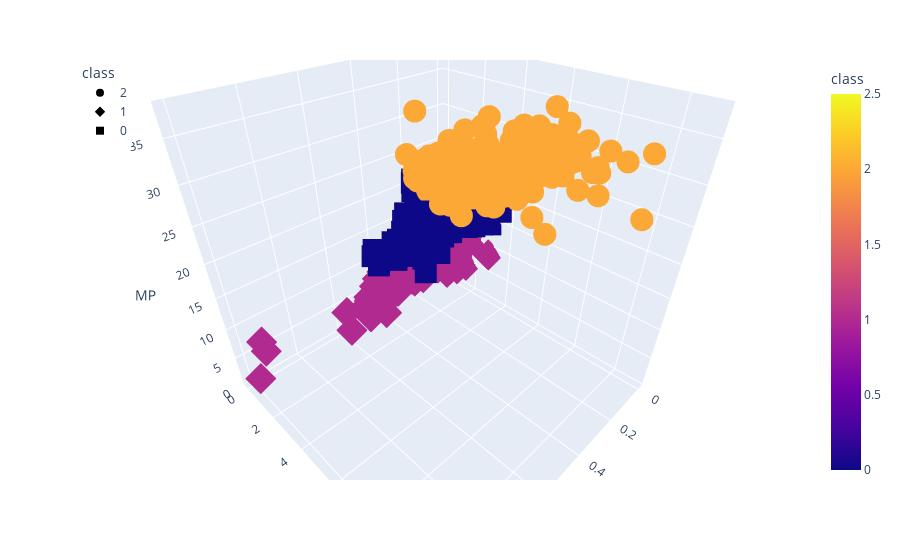

This figure's notebook cell:
### Code cell
# Now I'm creating the new Model
fig = px.scatter_3d(
    three_clusters,
    x="3P%",
    y="FG",
    z="MP",
    color="class",
    symbol="class",
    width=1000,
)
fig.update_layout(legend=dict(x=0, y=1))
fig.show()

### Figure 1 — Plotly figure (JSON) as saved in the notebook; plotly's stock layout.template omitted (floating-point values rounded to 4 significant figures; data arrays with more than 128 entries replaced by an {"elided": "..."} marker saying what was removed)
{"data": [{"hovertemplate": "class=%{marker.color}<br>3P%=%{x}<br>FG=%{y}<br>MP=%{z}<extra></extra>", "legendgroup": "2", "marker": {"color": {"elided": "168 int values"}, "coloraxis": "coloraxis", "symbol": "circle"}, "mode": "markers", "name": "2", "scene": "scene", "showlegend": true, "type": "scatter3d", "x": {"elided": "168 float values"}, "y": {"elided": "168 float values"}, "z": {"elided": "168 float values"}}, {"hovertemplate": "class=%{marker.color}<br>3P%=%{x}<br>FG=%{y}<br>MP=%{z}<extra></extra>", "legendgroup": "1", "marker": {"color": {"elided": "169 int values"}, "coloraxis": "coloraxis", "symbol": "diamond"}, "mode": "markers", "name": "1", "scene": "scene", "showlegend": true, "type": "scatter3d", "x": {"elided": "169 float values"}, "y": {"elided": "169 float values"}, "z": {"elided": "169 float values"}}, {"hovertemplate": "class=%{marker.color}<br>3P%=%{x}<br>FG=%{y}<br>MP=%{z}<extra></extra>", "legendgroup": "0", "marker": {"color": {"elided": "192 int values"}, "coloraxis": "coloraxis", "symbol": "square"}, "mode": "markers", "name": "0", "scene": "scene", "showlegend": true, "type": "scatter3d", "x": {"elided": "192 float values"}, "y": {"elided": "192 float values"}, "z": {"elided": "192 float values"}}], "layout": {"autosize": true, "coloraxis": {"colorbar": {"title": {"text": "class"}}, "colorscale": [[0, "#0d0887"], [0.1111, "#46039f"], [0.2222, "#7201a8"], [0.3333, "#9c179e"], [0.4444, "#bd3786"], [0.5556, "#d8576b"], [0.6667, "#ed7953"], [0.7778, "#fb9f3a"], [0.8889, "#fdca26"], [1, "#f0f921"]]}, "legend": {"title": {"text": "class"}, "tracegroupgap": 0, "x": 0, "y": 1}, "margin": {"t": 60}, "scene": {"aspectmode": "auto", "aspectratio": {"x": 1, "y": 1, "z": 1}, "camera": {"center": {"x": 0, "y": 0, "z": 0}, "eye": {"x": 0.8745, "y": 0.8745, "z": 0.8745}, "projection": {"type": "perspective"}, "up": {"x": 0, "y": 0, "z": 1}}, "domain": {"x": [0, 1], "y": [0, 1]}, "xaxis": {"title": {"text": "3P%"}, "type": "linear"}, "yaxis": {"title": {"text": "FG"}, "type": "linear"}, "zaxis": {"title": {"text": "MP"}, "type": "linear"}}}}
